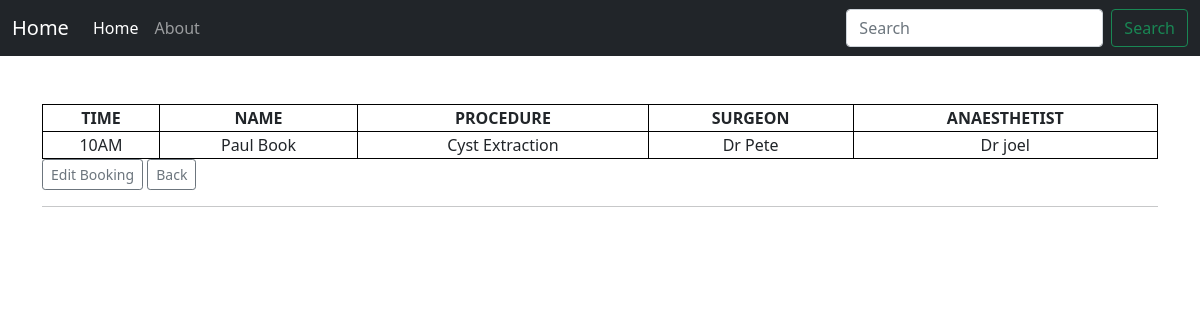
Screenshot of /theatre-lists/2 (signed in) with the database file from the repository.
### Flask_BMT/models/theatres.py (models this page shows, shortened)
class TheatreList(db.Model):
    __tablename__ = "theatre_lists"
    id = db.Column(db.Integer(), primary_key=True, autoincrement=True)
    created_at = db.Column(
            DateTime, default=datetime.utcnow)
    updated_at = db.Column(
            DateTime, default=datetime.utcnow)
    procedure_time = db.Column(db.String(60), nullable=False, index=True)
    patient_name = db.Column(db.String(128), nullable=False, unique=True, index=True)
    procedure_name = db.Column(db.String(128), nullable=False, index=True)
    surgeon = db.Column(db.String(128), nullable=False, index=True)
    anaesthetist = db.Column(db.String(128), nullable=False, index=True)

### Flask_BMT/main/views.py (the view)
@main.route('/theatre-lists/<int:id>')
@login_required
def theatre_list(id):
    booking = TheatreList.query.get_or_404(id)
    return render_template("list.html", booking=booking)

### Flask_BMT/main/__init__.py (called while the page is built)
@main.app_context_processor
def inject_permissions():
	return dict(Permission=Permission)

### Flask_BMT/main/auth.py (called while the page is built)
@login_manager.user_loader
def load_user(user_id):
    return User.query.get(user_id)

### Flask_BMT/templates/list.html (shortened to what this page needs)
{% extends 'base.html' %}
{% block content %}
<br>
		<table style="width: 100%; border: solid 1px black;">
			<thead>
				<tr style="border: solid 1px black;">
					<th>TIME</th>
					<th>NAME</th>
					<th>PROCEDURE</th>
					<th>SURGEON</th>
					<th>ANAESTHETIST</th>
				</tr>
			</thead>
			<tbody>
				<tr style="border: solid 1px black;">
					<td>{{ booking.procedure_time }}</td>
					<td>{{ booking.patient_name }}</td>
					<td>{{ booking.procedure_name }}</td>
					<td>{{ booking.surgeon }}</td>
					<td>{{ booking.anaesthetist }}</td>
				</tr>
			</tbody>
		</table>
		<a href="{{ url_for('main.edit_theatre_list', id=booking.id) }}" class="btn btn-outline-secondary btn-sm"> Edit Booking </a>
		<a href="{{ url_for('main.theatre_lists') }}" class="btn btn-outline-secondary btn-sm"> Back </a>
		<hr><br>
{% endblock %}

### Flask_BMT/templates/base.html (style rules this page uses)
table, th, td { border: solid 1px black; text-align: center; }

### rows the page displays
TheatreList: procedure_time "10AM", patient_name "Paul Book", procedure_name "Cyst Extraction", surgeon "Dr Pete", anaesthetist "Dr joel"
